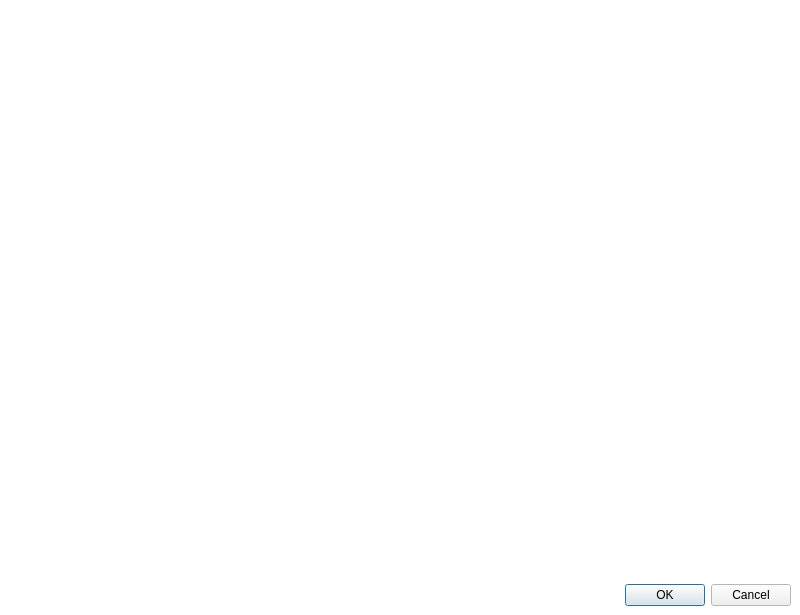
<?xml version="1.0" encoding="UTF-8"?>
<ui version="4.0">
 <class>WelcomeWindow</class>
 <widget class="QMainWindow" name="WelcomeWindow">
  <property name="geometry">
   <rect>
    <x>0</x>
    <y>0</y>
    <width>800</width>
    <height>615</height>
   </rect>
  </property>
  <property name="palette">
   <palette>
    <active>
     <colorrole role="Base">
      <brush brushstyle="SolidPattern">
       <color alpha="255">
        <red>255</red>
        <green>255</green>
        <blue>255</blue>
       </color>
      </brush>
     </colorrole>
     <colorrole role="Window">
      <brush brushstyle="SolidPattern">
       <color alpha="255">
        <red>255</red>
        <green>255</green>
        <blue>255</blue>
       </color>
      </brush>
     </colorrole>
    </active>
    <inactive>
     <colorrole role="Base">
      <brush brushstyle="SolidPattern">
       <color alpha="255">
        <red>255</red>
        <green>255</green>
        <blue>255</blue>
       </color>
      </brush>
     </colorrole>
     <colorrole role="Window">
      <brush brushstyle="SolidPattern">
       <color alpha="255">
        <red>255</red>
        <green>255</green>
        <blue>255</blue>
       </color>
      </brush>
     </colorrole>
    </inactive>
    <disabled>
     <colorrole role="Base">
      <brush brushstyle="SolidPattern">
       <color alpha="255">
        <red>255</red>
        <green>255</green>
        <blue>255</blue>
       </color>
      </brush>
     </colorrole>
     <colorrole role="Window">
      <brush brushstyle="SolidPattern">
       <color alpha="255">
        <red>255</red>
        <green>255</green>
        <blue>255</blue>
       </color>
      </brush>
     </colorrole>
    </disabled>
   </palette>
  </property>
  <property name="font">
   <font>
    <family>Segoe UI</family>
   </font>
  </property>
  <property name="windowTitle">
   <string>Welcome to Spartan</string>
  </property>
  <property name="windowIcon">
   <iconset resource="../icon/icon.qrc">
    <normaloff>:/icon/icon_trimmed.png</normaloff>:/icon/icon_trimmed.png</iconset>
  </property>
  <widget class="QWidget" name="centralwidget">
   <layout class="QVBoxLayout" name="verticalLayout">
    <property name="leftMargin">
     <number>20</number>
    </property>
    <property name="topMargin">
     <number>20</number>
    </property>
    <item>
     <widget class="ReqWizWidget" name="req_wiz_widget" native="true"/>
    </item>
    <item>
     <widget class="QDialogButtonBox" name="button_box">
      <property name="standardButtons">
       <set>QDialogButtonBox::Cancel|QDialogButtonBox::Ok</set>
      </property>
     </widget>
    </item>
   </layout>
  </widget>
 </widget>
 <customwidgets>
  <customwidget>
   <class>ReqWizWidget</class>
   <extends>QWidget</extends>
   <header>widget/req_wiz_widget.h</header>
   <container>1</container>
  </customwidget>
 </customwidgets>
 <resources>
  <include location="../icon/icon.qrc"/>
 </resources>
 <connections/>
</ui>
